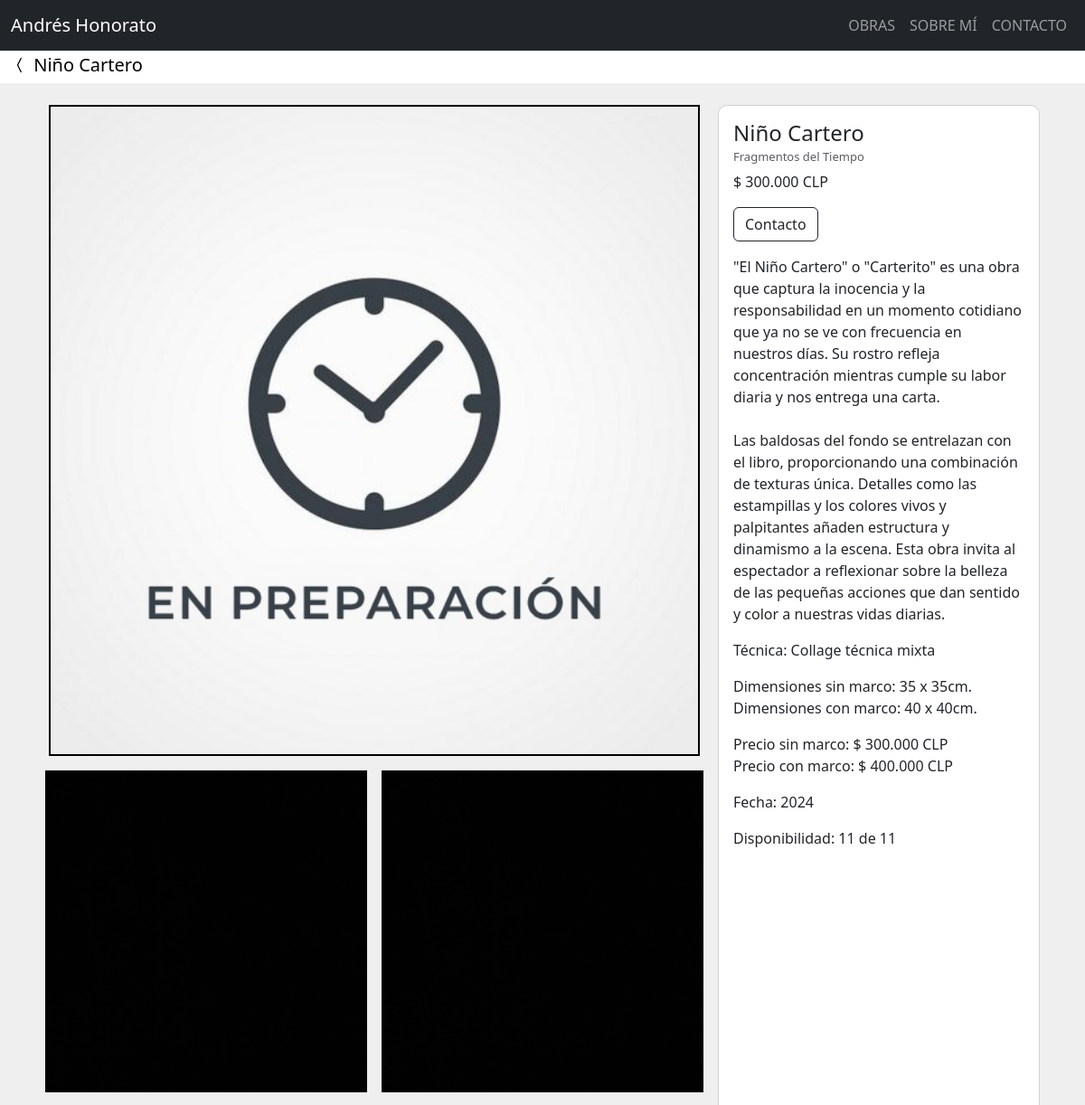
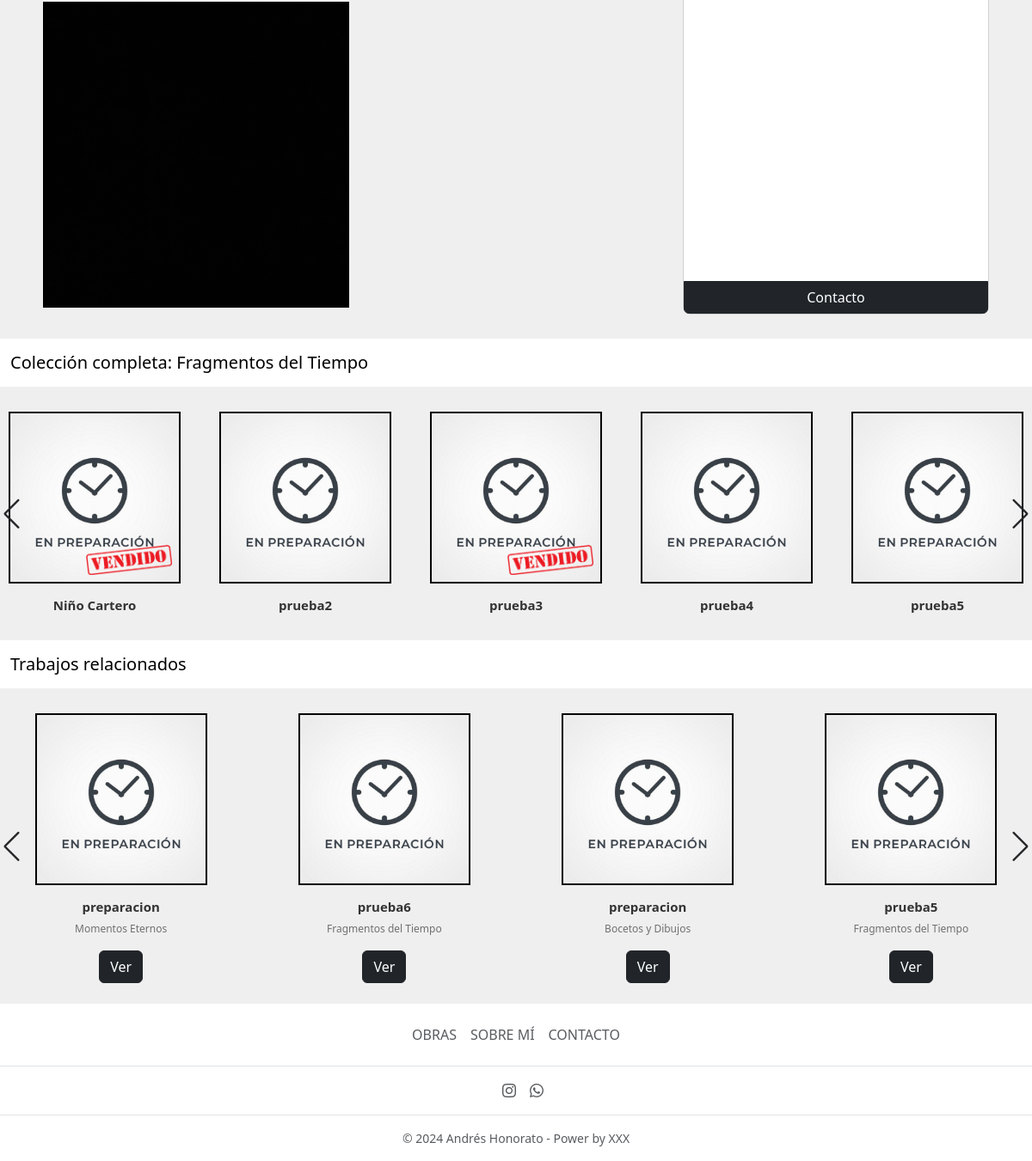
/cuadro/1/, run on the app's committed database (2 pictures, top to bottom).
### home/models.py (models this page shows, shortened)
class Cuadro(models.Model):
    nombre = models.CharField(max_length=200)
    autor = models.CharField(default="Andrés Honorato", max_length=200)
    coleccion = models.ForeignKey(
        Coleccion, on_delete=models.CASCADE, related_name='coleccionX', blank=True, null=True)
    tecnica = models.ForeignKey(
        Tecnica, on_delete=models.CASCADE, related_name='tecnicaX', blank=True, null=True)
    descripcion = models.TextField(blank=True)
    fecha = models.DateField()
    colores = models.CharField(max_length=200, blank=True)
    cantidad_inicial = models.PositiveIntegerField(blank=True, null=True)
    cantidad_vendida = models.PositiveIntegerField(blank=True, null=True)
    marco_sin = models.CharField(max_length=100, blank=True)
    marco_con = models.CharField(max_length=100, blank=True)
    precio_sin = models.PositiveIntegerField(blank=True, null=True)
    precio_con = models.PositiveIntegerField(blank=True, null=True)
    descuento = models.PositiveIntegerField(blank=True, null=True)
    envio1 = models.PositiveIntegerField(blank=True, null=True)
    envio2 = models.PositiveIntegerField(blank=True, null=True)
    orden = models.PositiveIntegerField(blank=True, null=True)
    vendido = models.BooleanField(default=False)
    imagen1 = models.ImageField(default='cuadros/en_preparacion.jpg', upload_to='cuadros', validators=[FileExtensionValidator(
        ['png', 'jpg', 'jpeg'])])
    imagen2 = models.ImageField(upload_to='cuadros', validators=[
                                FileExtensionValidator(['png', 'jpg', 'jpeg'])], blank=True)
    imagen3 = models.ImageField(upload_to='cuadros', validators=[
                                FileExtensionValidator(['png', 'jpg', 'jpeg'])], blank=True)
    imagen4 = models.ImageField(upload_to='cuadros', validators=[
                                FileExtensionValidator(['png', 'jpg', 'jpeg'])], blank=True)
    imagen5 = models.ImageField(upload_to='cuadros', validators=[
                                FileExtensionValidator(['png', 'jpg', 'jpeg'])], blank=True)
    imagen6 = models.ImageField(upload_to='cuadros', validators=[
                                FileExtensionValidator(['png', 'jpg', 'jpeg'])], blank=True)
    imagen7 = models.ImageField(upload_to='cuadros', validators=[
                                FileExtensionValidator(['png', 'jpg', 'jpeg'])], blank=True)
    imagen8 = models.ImageField(upload_to='cuadros', validators=[
                                FileExtensionValidator(['png', 'jpg', 'jpeg'])], blank=True)
    imagen9 = models.ImageField(upload_to='cuadros', validators=[
                                FileExtensionValidator(['png', 'jpg', 'jpeg'])], blank=True)
    creado = models.DateTimeField(auto_now_add=True)
    actulizado = models.DateTimeField(auto_now=True)
    def cuadros_disponibles(self):
        if self.cantidad_inicial:
            cuadros_disponibles = self.cantidad_inicial - self.cantidad_vendida
            return cuadros_disponibles
    @property
    def precio_punto_sin(self):
        if self.precio_sin is not None:
            coma = f"{self.precio_sin:,}"
            punto = coma.replace(',', '.')
            return punto
        else:
            return "Pendiente"
    @property
    def precio_punto_con(self):
        if self.precio_con is not None:
            coma = f"{self.precio_con:,}"
            punto = coma.replace(',', '.')
            return punto
        else:
            return "Pendiente"

class Coleccion(models.Model):
    nombre = models.CharField(max_length=200)
    descripcion = models.TextField(blank=True)
    fecha = models.DateField()
    creado = models.DateTimeField(auto_now_add=True)
    actulizado = models.DateTimeField(auto_now=True)
    orden = models.PositiveIntegerField(blank=True, null=True)
    def __str__(self):
        return f"{self.nombre}"

class Tecnica(models.Model):
    nombre = models.CharField(max_length=200)
    descripcion = models.TextField(blank=True)
    fecha = models.DateField()
    creado = models.DateTimeField(auto_now_add=True)
    actulizado = models.DateTimeField(auto_now=True)
    def __str__(self):
        return f"{self.nombre}"

### home/views.py (the view)
# urls.py: path('cuadro/<id>/', cuadro_view, name='cuadro-view'),
def cuadro_view(request, id):
    cuadro = Cuadro.objects.get(id=id)
    cuadros = Cuadro.objects.all()
    coleccion_ordenada = cuadro.coleccion.coleccionX.all().order_by('orden')
    lista_cuadros = list(cuadros)  # Convertir el queryset a una lista
    random.shuffle(lista_cuadros)  # Aleatorizar la lista
    context = {
        'cuadro': cuadro,
        'lista_cuadros': lista_cuadros,
        'coleccion_ordenada': coleccion_ordenada,
    }
    return render(request, 'home/cuadro.html', context)

### home/templates/home/cuadro.html (shortened to what this page needs)
{% extends 'base.html' %}
{% load static %}
{% block content %}
<nav class="navbar navbar-expand-lg bg-body pb-0 pt-1">
  <div class="container-fluid">
    <a class="navbar-brand" href="{% url 'home:obras-view' %}"><i class="bi bi-chevron-compact-left"></i>
      {{ cuadro.nombre }}</a>
  </div>
</nav>
<div class="container mb-1 p-4 cuadro-imagenes" id="{{ cuadro.id }}">
  <div class="row">
    <div class="col-md-8">
      <div class="row">
        {% if cuadro.imagen1 %}
        <div class="col-md-12 pb-2 px-22 position-relative">
          <img src="{{ cuadro.imagen1.url }}" class="d-block w-100 clickable-image rounded-image"
            alt="{{ cuadro.nombre }}" style="cursor: zoom-in;">
        </div>
        {% endif %}
        {% if cuadro.imagen2 %}
        <div class="col-md-6 p-2 position-relative">
          <img src="{{ cuadro.imagen2.url }}" class="d-block w-100 clickable-image rounded-image"
            alt="{{ cuadro.nombre }}" style="cursor: zoom-in;">
        </div>
        {% endif %}
        {% if cuadro.imagen3 %}
        <div class="col-md-6 p-2 position-relative">
          <img src="{{ cuadro.imagen3.url }}" class="d-block w-100 clickable-image rounded-image"
            alt="{{ cuadro.nombre }}" style="cursor: zoom-in;">
        </div>
        {% endif %}
        {% if cuadro.imagen4 %}
        <div class="col-md-6 p-2 position-relative">
          <img src="{{ cuadro.imagen4.url }}" class="d-block w-100 clickable-image rounded-image"
            alt="{{ cuadro.nombre }}" style="cursor: zoom-in;">
        </div>
        {% endif %}
      </div>
    </div>
    <div class="col-md-4 px-2 cuadro-info">
      <div class="card h-100" style="border-radius: 10px;" id="{{ cuadro.id }}">
        <div class="card-body">
          <h6 class="card-title mb-2" style="font-size: 24px;">{{ cuadro.nombre }}</h6>
          <a class="card-subtitle text-muted mb-2" href="{% url 'home:galerias-view' %}?galeria={{ cuadro.coleccion }}"
            style="text-decoration: none;">
            <h6 class="card-subtitle text-muted mb-2" style="font-size: 13px;">{{ cuadro.coleccion }}
            </h6>
          </a>
          <p class="card-text"> $ {{ cuadro.precio_punto_sin }} CLP</p>
          <a href="{% url 'home:contacto-view'%}" class="btn btn-outline-dark mb-3">Contacto</a>
          <p class="card-text">{{ cuadro.descripcion|linebreaksbr }}</p>
          <p class="card-text">Técnica: {{ cuadro.tecnica }}</p>
          <div class="row">
            <div class="col-12">
              <ul class="list-unstyled">
                {% if cuadro.marco_sin %}
                <li>Dimensiones sin marco: {{ cuadro.marco_sin }}</li>
                {% endif %}
                {% if cuadro.marco_con %}
                <li>Dimensiones con marco: {{ cuadro.marco_con }}</li>
                {% endif %}
              </ul>
            </div>
          </div>
          <div class="row">
            <div class="col-12">
              <ul class="list-unstyled">
                {% if cuadro.precio_sin %}
                <li>Precio sin marco: $ {{ cuadro.precio_punto_sin}} CLP</li>
                {% endif %}
                {% if cuadro.precio_con %}
                <li>Precio con marco: $ {{ cuadro.precio_punto_con }} CLP</li>
                {% endif %}
              </ul>
            </div>
          </div>
          <p class="card-text">Fecha: {{ cuadro.fecha|date:"Y" }}</p>
          {% if cuadro.cantidad_inicial %}
          <p class="card-text">Disponibilidad: {{ cuadro.cuadros_disponibles }} de {{ cuadro.cantidad_inicial }}</p>
          {% endif %}
        </div>
        <a href="{% url 'home:contacto-view' %}" class="btn btn-dark boton-contacto">Contacto</a>
      </div>
    </div>
  </div>
</div>
<nav class="navbar navbar-expand-lg bg-body">
  <div class="container-fluid">
    <a class="navbar-brand text-break text-wrap">Colección completa: {{ cuadro.coleccion }}</a>
  </div>
</nav>
<br>
<div class="slider-containerSW swiper slider" id="slider-new">
  <div class="slider-content-new">
    <div class="cardSW-wrapper swiper-wrapper">
      {% for cuadro in coleccion_ordenada %}
      <div class="cardSW swiper-slide">
        <div class="image-content py-0">
          <div class="cardSW-image">
            <a href="{% url 'home:cuadro-view' cuadro.id %}">
              <img src="{{ cuadro.imagen1.url }}" />
              {% if cuadro.vendido %}
              <div class="sold-overlay"></div>
              {% endif %}
            </a>
          </div>
        </div>
        <div class="cardSW-content py-0">
          <h3 class="nameSW text-lg pt-3">{{ cuadro.nombre }}</h3>
        </div>
      </div>
      {% endfor %}
    </div>
  </div>
  <div class="swiper-button-next swiper-navBtn"></div>
  <div class="swiper-button-prev swiper-navBtn"></div>
</div>
<br>
<nav class="navbar navbar-expand-lg bg-body">
  <div class="container-fluid">
    <a class="navbar-brand text-break text-wrap">Trabajos relacionados</a>
  </div>
</nav>
<br>
<div class="slider-containerSW swiper slider" id="slider01">
  <div class="slider-content">
    <div class="cardSW-wrapper swiper-wrapper">
      {% for cuadro in lista_cuadros|slice:":10" %}
      <div class="cardSW swiper-slide">
        <div class="image-content py-0">
          <div class="cardSW-image">
            <a href="{% url 'home:cuadro-view' cuadro.id %}">
              <img src="{{ cuadro.imagen1.url }}" />
            </a>
          </div>
        </div>
        <div class="cardSW-content py-0">
          <h3 class="nameSW text-lg pt-3">{{ cuadro.nombre }}</h3>
          <p class="descriptionSW">{{ cuadro.coleccion }}</p>
          <a href="{% url 'home:cuadro-view' cuadro.id %}" class="btn btn-dark">Ver</a>
        </div>
      </div>
      {% endfor %}
    </div>
  </div>
  <div class="swiper-button-next swiper-navBtn"></div>
  <div class="swiper-button-prev swiper-navBtn"></div>
</div>
<br>
{% endblock content %}

### templates/base.html (shortened to what this page needs)
{% load static %}
<!doctype html>
<html lang="en">
<head>
  <link href="https://cdn.jsdelivr.net/npm/bootstrap@5.3.2/dist/css/bootstrap.min.css" rel="stylesheet"
>
  <link rel="stylesheet" href="https://cdn.jsdelivr.net/npm/bootstrap-icons@1.11.1/font/bootstrap-icons.css">
  <link rel="stylesheet" href="{% static 'style.css' %}">
  <link rel="stylesheet" href="{% static 'carousel_swiperJS/swiper-bundle.min.css' %}" />
  <link rel="stylesheet" href="{% static 'carousel_swiperJS/styles-swiper.css' %}" />
</head>
<body>
  {% include 'navbar.html' %}
  <div class="container-fluid text-dark px-0">
    {% block content %}
    {% endblock content %}
  </div>
  <footer class="py-3 my-0 bg-body mt-auto">
    <ul class="nav justify-content-center border-bottom pb-3 mb-3">
      <li class="nav-item"><a href="{% url 'home:obras-view' %}" class="nav-link px-2 text-muted">OBRAS</a></li>
      <li class="nav-item"><a href="{% url 'home:sobre_mi-view' %}" class="nav-link px-2 text-muted">SOBRE MÍ</a></li>
      <li class="nav-item"><a href="{% url 'home:contacto-view' %}" class="nav-link px-2 text-muted">CONTACTO</a></li>
    </ul>
    <ul class="nav justify-content-center border-bottom pb-3 mb-3">
      <li class="ms-3"><a class="text-muted" href="https://www.instagram.com/andreshonoratoarte"><i
            class="bi bi-instagram"></i></a></li>
      <li class="ms-3"><a class="text-muted" href="https://wa.me/56984187288" target="_blank"><i
            class="bi bi-whatsapp"></i></a></li>
    </ul>
    <div class="container text-center text-muted" style="font-size: 14px;">© 2024 Andrés Honorato - Power by XXX </div>
  </footer>
</body>
</html>

### templates/navbar.html (shortened to what this page needs)
<nav class="navbar fixed-top navbar-expand-lg bg-dark" data-bs-theme="dark">
  <div class="container-fluid">
    <a class="navbar-brand" id="brand1" href="{% url 'home:home-view' %}"
      data-url-name="{{ request.resolver_match.url_name }}"
      data-galeria="{% if request.resolver_match.url_name == 'galerias-view' %}{{ galeria }}{% endif %}"
      data-cuadro="{% if request.resolver_match.url_name == 'cuadro-view' %}{{ cuadro.nombre }}{% endif %}">
      Andrés Honorato
    </a>
    <div class="collapse navbar-collapse" id="navbarNavDropdown">
      <ul class="navbar-nav ms-auto">
        <li class="nav-item">
          <a class="nav-link {% if request.resolver_match.url_name == 'obras-view' %} active {% endif %}"
            href="{% url 'home:obras-view' %}">OBRAS</a>
        </li>
        <li class="nav-item">
          <a class="nav-link {% if request.resolver_match.url_name == 'sobre_mi-view' %} active {% endif %}"
            href="{% url 'home:sobre_mi-view' %}">SOBRE MÍ</a>
        </li>
        <li class="nav-item">
          <a class="nav-link {% if request.resolver_match.url_name == 'contacto-view' %} active {% endif %}"
            href="{% url 'home:contacto-view' %}">CONTACTO</a>
        </li>
      </ul>
    </div>
  </div>
</nav>
<br>
<br>

### static/style.css (style rules this page uses)
html body { background-color: #efefef; }
.rounded-image { border: 2px solid black; }
.boton-contacto { border-top-left-radius: 0; border-top-right-radius: 0; }
.sold-overlay { position: absolute; bottom: 10px; right: 10px; width: 50%; height: 50%; max-width: 200px; max-height: 200px; background-image: url("/static/ejemplos/vendido.png"); background-size: contain; background-repeat: no-repeat; background-position: right bottom; opacity: 1; }

### data on the page
Cuadro: nombre "Niño Cartero", imagen1 (picture), imagen2 (picture), imagen3 (picture), imagen4 (picture), coleccion "Fragmentos del Tiempo", precio_punto_sin "300.000", descripcion "\"El Niño Cartero\" o \"Carterito\" es una obra que captura la inocencia y la responsabilidad en un momento cotidiano que ya no se ve con frecuencia en nuestros días. Su rostro refleja concentración mientras cumple su labor diaria y nos entrega una carta. Las baldosas del fondo se entrelazan con el libro, proporcionando una combinación de texturas única. Detalles como las estampillas y los colores vivos y palpitantes añaden estructura y dinamismo a la escena. Esta obra invita al espectador a reflexionar sobre la belleza de las pequeñas acciones que dan sentido y color a nuestras vidas diarias.", tecnica "Collage técnica mixta", marco_sin "35 x 35cm.", marco_con "40 x 40cm.", precio_punto_con "400.000", fecha "2024", cuadros_disponibles "11", cantidad_inicial "11", vendido True (drawn)
Cuadro: imagen1 (picture), nombre "prueba2"
Cuadro: vendido True (drawn), nombre "prueba3"
Cuadro: imagen1 (picture), nombre "prueba4"
Cuadro: imagen1 (picture), nombre "prueba5", coleccion "Fragmentos del Tiempo"
Cuadro: imagen1 (picture), nombre "preparacion", coleccion "Momentos Eternos"
Cuadro: imagen1 (picture), nombre "prueba6", coleccion "Fragmentos del Tiempo"
Cuadro: imagen1 (picture), nombre "preparacion", coleccion "Bocetos y Dibujos"
